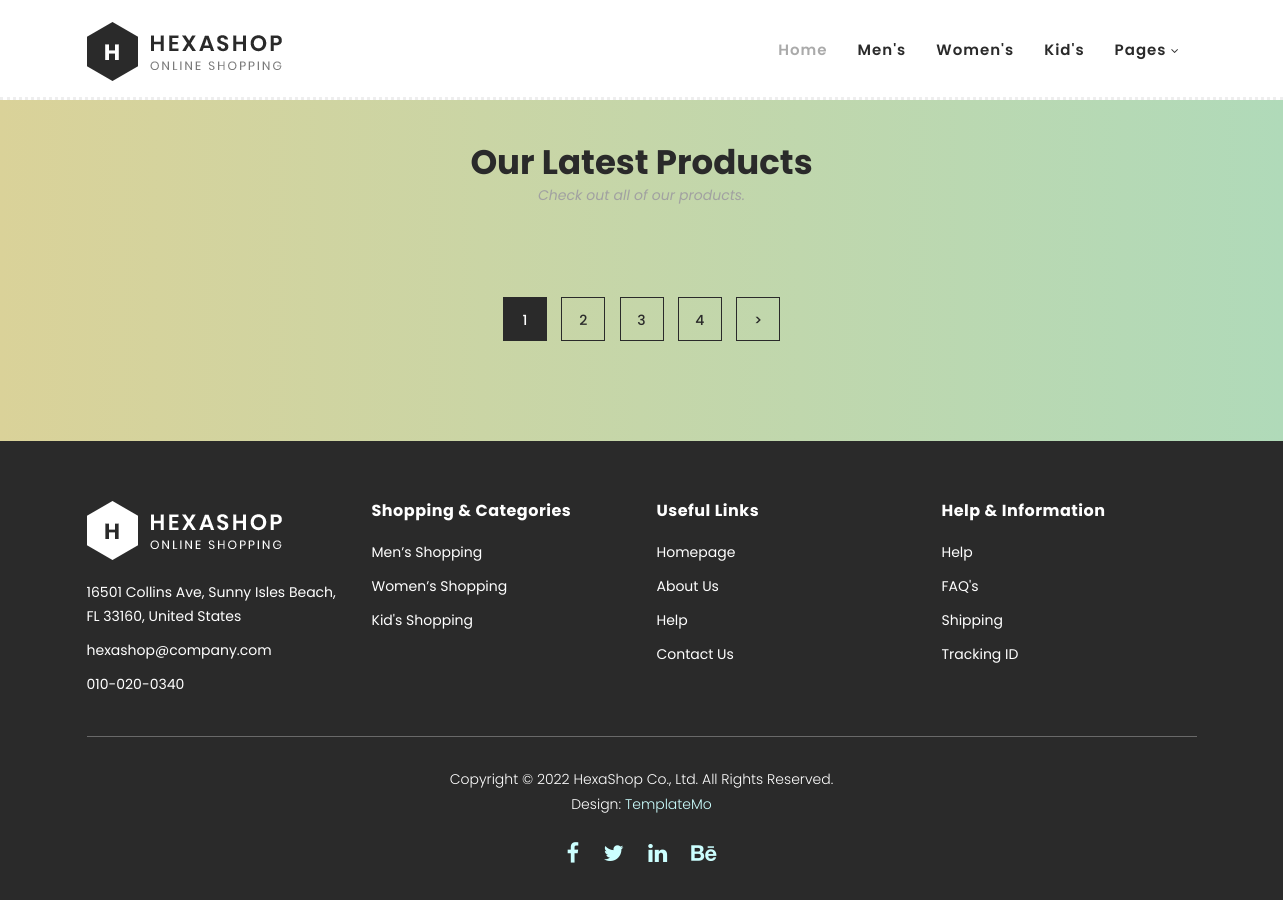
/, run on an earlier commit of the app's database.
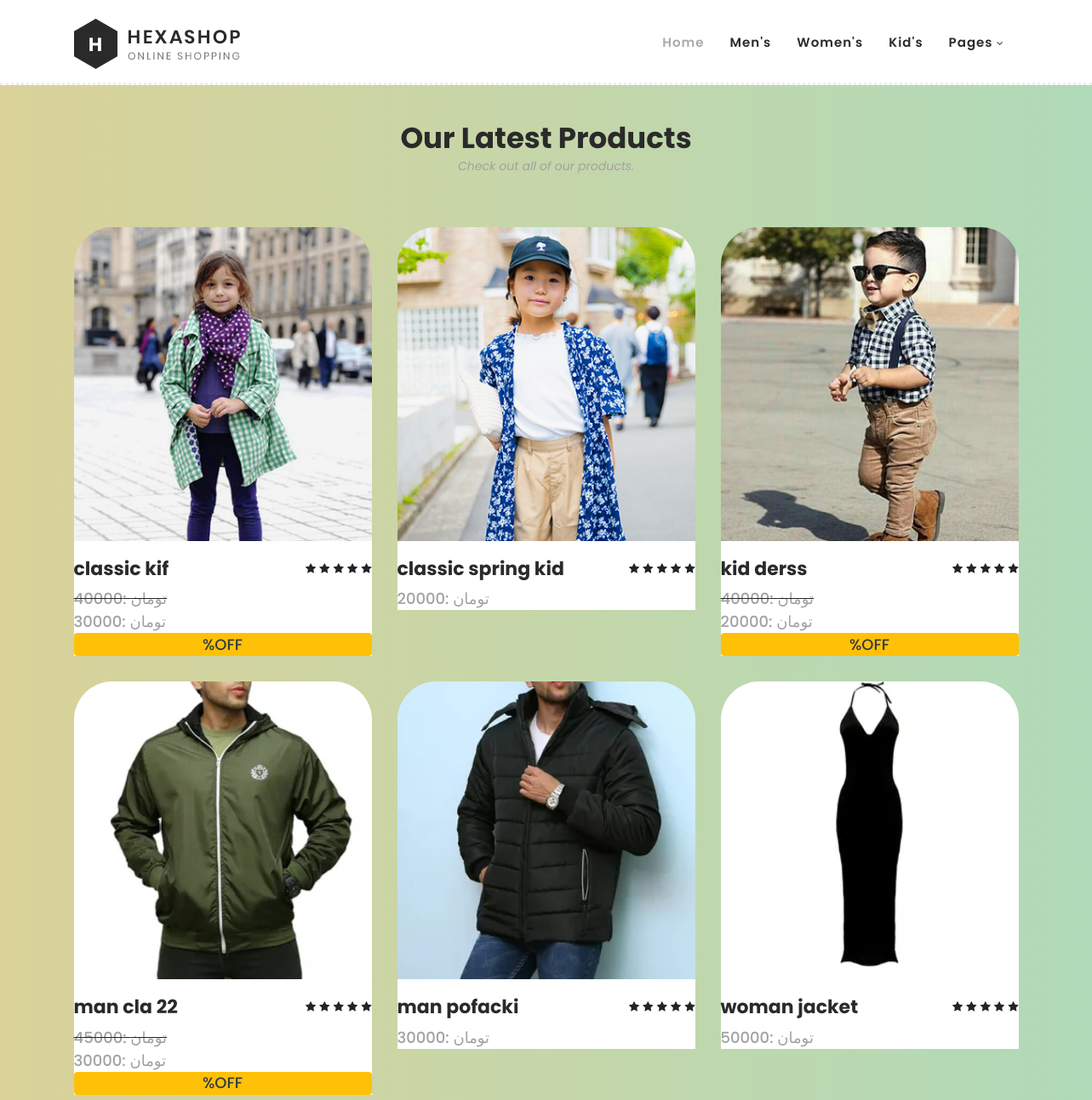
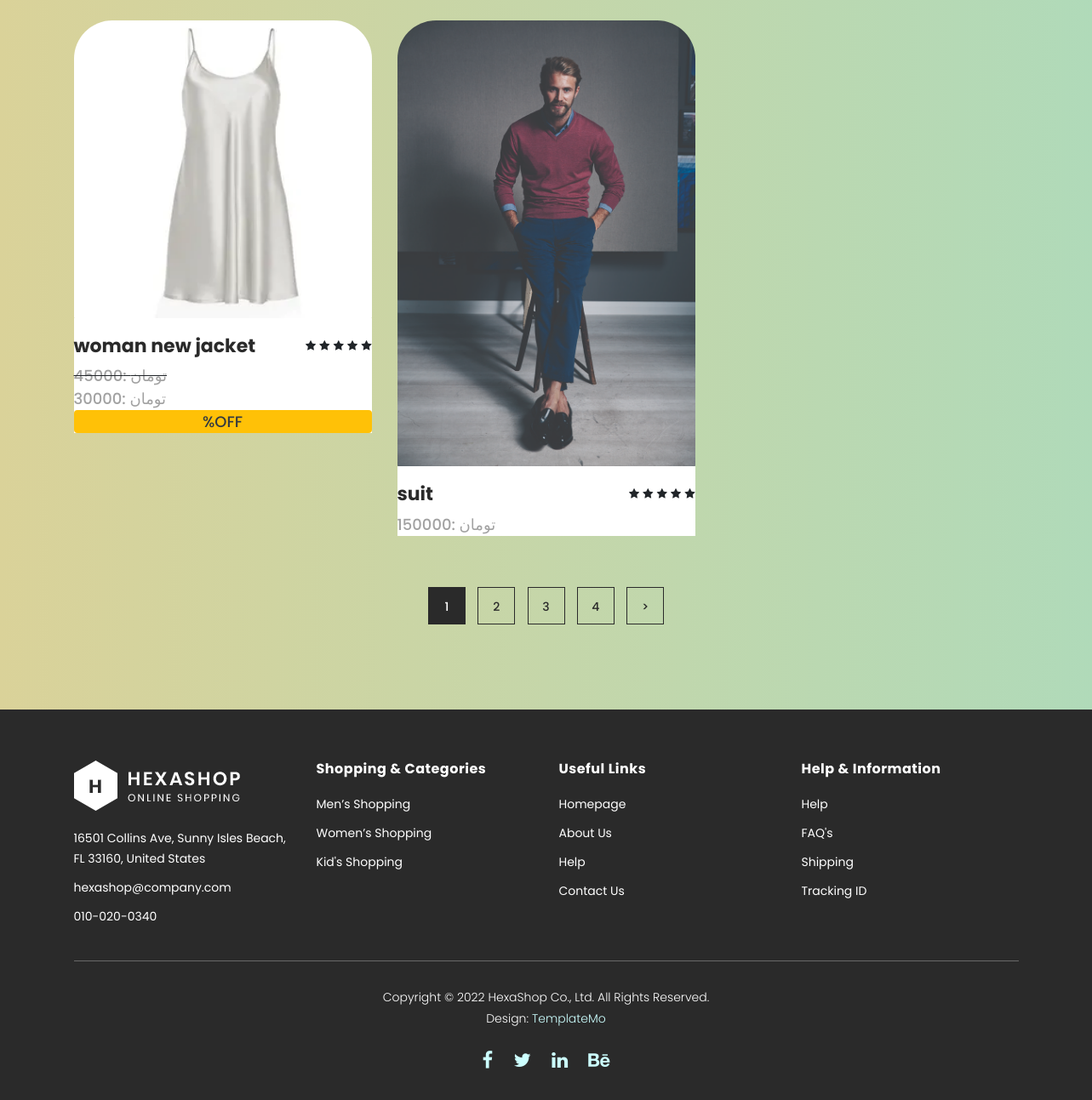
And on a later commit of the database (2 pictures, top to bottom).
### shop/models.py (models this page shows, shortened)
class Products(models.Model):
        product_name = models.CharField( max_length=50)
        category = models.ForeignKey(Category,on_delete=models.CASCADE,default=1)
        price = models.DecimalField( max_digits=100, decimal_places=0,default=0)
        product_image = models.ImageField(upload_to='uploads/products_iamge')
        product_name = models.CharField( max_length=50)
        is_sale = models.BooleanField(default=False)
        sale_price = models.DecimalField( max_digits=100, decimal_places=0,default=0)

### shop/views.py (the view)
# urls.py: path('',shop_views.home,name='home')
def home(request):
        products = Products.objects.all()
        return render(request,'index.html',{'products':products})

### shop/templates/index.html (shortened to what this page needs)
{% extends 'base.html' %}
        {% block content %}
         {% include 'nav.html' %}
    <section class="section" id="products">
        <div class="container">
            <div class="row">
                <div class="col-lg-12">
                    <div class="section-heading">
                        <h2>Our Latest Products</h2>
                        <span>Check out all of our products.</span>
                    </div>
                </div>
            </div>
        </div>
        <div class="container">
            <div class="row">
                {% for product in products %}
                    {% if product.is_sale %}
                <div class="col-lg-4">
                    <div class="item">
                        <div class="thumb" >
                            <img src="{{ product.product_image.url }}" alt=""  style="border-radius: 45px 45px 1px 1px;">
                        </div>
                        <div class="down-content">
                            <h4>{{ product.product_name }}</h4>
                           <strike> <span>{{ product.price }}: تومان</span></strike>
                            <span>{{ product.sale_price }}: تومان</span>
                            <span class="badge bg-warning text-dark">%OFF</span>
                            <ul class="stars">
                                <li><i class="fa fa-star"></i></li>
                                <li><i class="fa fa-star"></i></li>
                                <li><i class="fa fa-star"></i></li>
                                <li><i class="fa fa-star"></i></li>
                                <li><i class="fa fa-star"></i></li>
                            </ul>
                        </div>
                    </div>
                </div>
                {% else %}
                <div class="col-lg-4">
                    <div class="item">
                        <div class="thumb">
                            <img src="{{ product.product_image.url }}" alt=""  style="border-radius: 45px 45px 1px 1px;">
                        </div>
                        <div class="down-content">
                            <h4>{{ product.product_name }}</h4>
                            <span>{{ product.price }}: تومان</span>                            <ul class="stars">
                                <li><i class="fa fa-star"></i></li>
                                <li><i class="fa fa-star"></i></li>
                                <li><i class="fa fa-star"></i></li>
                                <li><i class="fa fa-star"></i></li>
                                <li><i class="fa fa-star"></i></li>
                            </ul>
                        </div>
                    </div>
                </div>
                    {% endif %}
                {% endfor %}
                <div class="col-lg-12">
                    <div class="pagination">
                        <ul>
                            <li class="active">
                                <a href="#">1</a>
                            </li>
                            <li >
                                <a href="#">2</a>
                            </li>
                            <li>
                                <a href="#">3</a>
                            </li>
                            <li>
                                <a href="#">4</a>
                            </li>
                            <li>
                                <a href="#">></a>
                            </li>
                        </ul>
                    </div>
                </div>
            </div>
        </div>
    </section>
{% endblock %}

### shop/templates/base.html (shortened to what this page needs)
{% load static %}
<!DOCTYPE html>
<html>
  <head>
    <link rel="stylesheet" type="text/css" href="{% static '/assets/css/bootstrap.min.css' %}">
    <link rel="stylesheet" type="text/css" href="{% static 'assets/css/font-awesome.css' %}">
    <link rel="stylesheet" href="{% static 'assets/css/templatemo-hexashop.css' %}">
    <link rel="stylesheet" href="{% static 'assets/css/owl-carousel.css' %} %}">
    <link rel="stylesheet" href="{% static 'assets/css/lightbox.css' %} %}">
    </head>
    <body>
         {% block content %}
         {% endblock %}
    <footer>
        <div class="container">
            <div class="row">
                <div class="col-lg-3">
                    <div class="first-item">
                        <div class="logo">
                            <img src="assets/images/white-logo.png" alt="hexashop ecommerce templatemo">
                        </div>
                        <ul>
                            <li><a href="#">16501 Collins Ave, Sunny Isles Beach, FL 33160, United States</a></li>
                            <li><a href="#">hexashop@company.com</a></li>
                            <li><a href="#">010-020-0340</a></li>
                        </ul>
                    </div>
                </div>
                <div class="col-lg-3">
                    <h4>Shopping &amp; Categories</h4>
                    <ul>
                        <li><a href="#">Men’s Shopping</a></li>
                        <li><a href="#">Women’s Shopping</a></li>
                        <li><a href="#">Kid's Shopping</a></li>
                    </ul>
                </div>
                <div class="col-lg-3">
                    <h4>Useful Links</h4>
                    <ul>
                        <li><a href="#">Homepage</a></li>
                        <li><a href="#">About Us</a></li>
                        <li><a href="#">Help</a></li>
                        <li><a href="#">Contact Us</a></li>
                    </ul>
                </div>
                <div class="col-lg-3">
                    <h4>Help &amp; Information</h4>
                    <ul>
                        <li><a href="#">Help</a></li>
                        <li><a href="#">FAQ's</a></li>
                        <li><a href="#">Shipping</a></li>
                        <li><a href="#">Tracking ID</a></li>
                    </ul>
                </div>
                <div class="col-lg-12">
                    <div class="under-footer">
                        <p>Copyright © 2022 HexaShop Co., Ltd. All Rights Reserved.
                        <br>Design: <a href="https://templatemo.com" target="_parent" title="free css templates">TemplateMo</a></p>
                        <ul>
                            <li><a href="#"><i class="fa fa-facebook"></i></a></li>
                            <li><a href="#"><i class="fa fa-twitter"></i></a></li>
                            <li><a href="#"><i class="fa fa-linkedin"></i></a></li>
                            <li><a href="#"><i class="fa fa-behance"></i></a></li>
                        </ul>
                    </div>
                </div>
            </div>
        </div>
    </footer>
  </body>
</html>

### shop/templates/nav.html (shortened to what this page needs)
 {% load static %}
    <header class="header-area header-sticky">
        <div class="container">
            <div class="row">
                <div class="col-12">
                    <nav class="main-nav">
                        <a href="index.html" class="logo">
                            <img src="{% static 'assets/images/logo.png' %}">
                        </a>
                        <ul class="nav">
                            <li class="scroll-to-section"><a href="#top" class="active">Home</a></li>
                            <li class="scroll-to-section"><a href="#men">Men's</a></li>
                            <li class="scroll-to-section"><a href="#women">Women's</a></li>
                            <li class="scroll-to-section"><a href="#kids">Kid's</a></li>
                            <li class="submenu">
                                <a href="javascript:;">Pages</a>
                            </li>
                    </nav>
                </div>
            </div>
        </div>
    </header>
    <div class="" id="top">
        <div class="container">
            <div class="row">
                <div class="col-lg-12">
                    <div class="inner-content">
                        <h2>Check Our Products</h2>
                        <span>Awesome &amp; Creative HTML CSS layout by TemplateMo</span>
                    </div>
                </div>
            </div>
        </div>
    </div>

### shop/templates/base.html (style rules this page uses)
body { background: linear-gradient(to right, #dad299, #b0dab9); }

What changed in the data, as far as the page shows it:
added Products: product_image (picture), product_name "classic kif", price "40000", sale_price "30000"
added Products: product_image (picture), product_name "classic spring kid", price "20000"
added Products: product_image (picture), product_name "kid derss", price "40000", sale_price "20000"
added Products: product_image (picture), product_name "man cla 22", price "45000", sale_price "30000"
added Products: product_image (picture), product_name "man pofacki", price "30000"
added Products: product_image (picture), product_name "woman jacket", price "50000"
added Products: product_image (picture), product_name "woman new jacket", price "45000", sale_price "30000"
added Products: product_image (picture), product_name "suit", price "150000"
